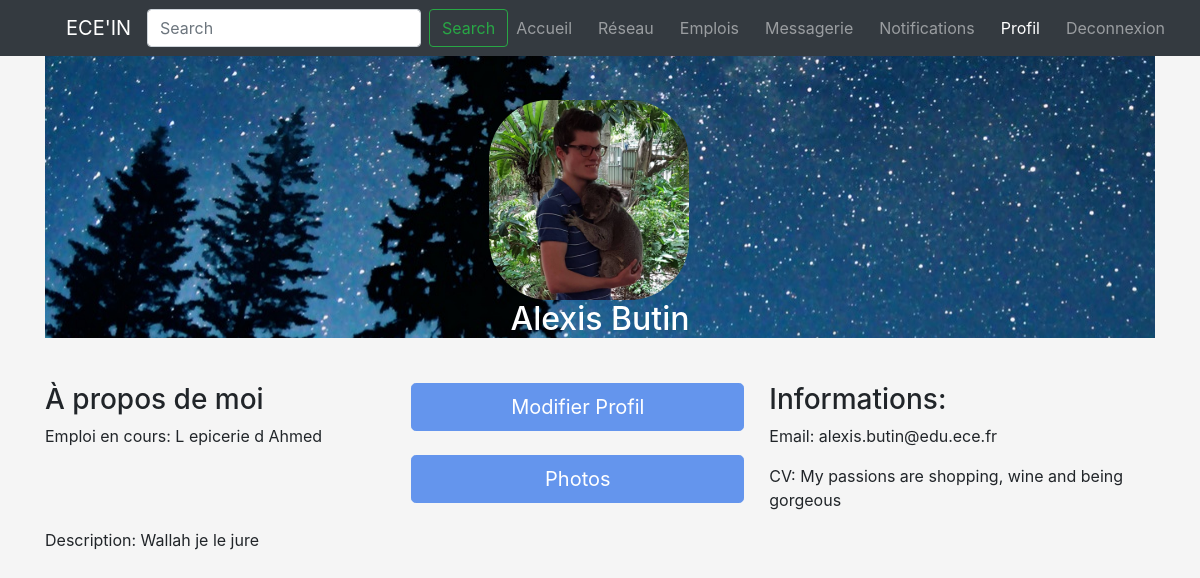
/Code/Profil.php (signed in), run on the app's committed database.
### tables this page shows
CREATE TABLE IF NOT EXISTS `description` (
  `ID_description` int(10) NOT NULL AUTO_INCREMENT,
  `ID_user` int(10) NOT NULL,
  `Description` text NOT NULL,
  `CV` text NOT NULL,
  `PhotoProfil` varchar(30) NOT NULL,
  `ImageFond` varchar(30) NOT NULL,
  `ModeVisibilite` int(3) NOT NULL,
  PRIMARY KEY (`ID_description`),
  KEY `ID_user` (`ID_user`)
);

CREATE TABLE IF NOT EXISTS `utilisateur` (
  `ID_user` int(10) NOT NULL AUTO_INCREMENT,
  `Prenom` varchar(30) NOT NULL,
  `Nom` varchar(30) NOT NULL,
  `DateNaissance` date NOT NULL,
  `Mail` varchar(50) NOT NULL,
  `MotDePasse` varchar(30) NOT NULL,
  `DroitsAdmins` varchar(3) NOT NULL DEFAULT 'NON',
  PRIMARY KEY (`ID_user`)
);

CREATE TABLE IF NOT EXISTS `experience` (
  `ID_experience` int(10) NOT NULL AUTO_INCREMENT,
  `ID_user` int(10) NOT NULL,
  `TypeExperience` varchar(30) NOT NULL,
  `Entreprise` varchar(30) NOT NULL,
  `DateArrive` date NOT NULL,
  `DateFin` date NOT NULL,
  `Localisation` varchar(30) NOT NULL,
  `Commentaires` text NOT NULL,
  PRIMARY KEY (`ID_experience`),
  KEY `ID_user` (`ID_user`)
);

### Code/Profil.php (the view, shortened to what this page needs)
<?php
  $ID_user = $_SESSION['ID_user'];
  $PrenomNom = "";
  $Mail = "";
  $Description = "Pas encore de description!";
  $PhotoProfil = "imageProfilDefault.jpg";
  $PhotoArrierePlan = "imageBackgroundDefault.jpg";
  $CV = "";
  $Emploi = "";
  $database = "linkedin";
  $db_handle = mysqli_connect('localhost', 'root', '');
  $db_found = mysqli_select_db($db_handle, $database);
  if($db_found)
  {
    $sql = "SELECT * FROM utilisateur WHERE ID_user = " . $ID_user;
    $result = mysqli_query($db_handle, $sql);
    $data = mysqli_fetch_assoc($result);
    $PrenomNom = $data['Prenom'] . " " . $data['Nom'];
    $Mail = $data['Mail'];
    $sql = "SELECT * FROM description WHERE ID_user = " . $ID_user;
    $result = mysqli_query($db_handle, $sql);
    $data = mysqli_fetch_assoc($result);
    if(!empty($data))
    {
      $Description = $data['Description'];
      $PhotoProfil = $data['PhotoProfil'];
      $PhotoArrierePlan = $data['ImageFond'];
      $CV = $data['CV'];
    }
    $sql = "SELECT * FROM experience WHERE ID_user = " . $ID_user . " ORDER BY DateFin DESC";
    $result = mysqli_query($db_handle, $sql);
    $data = mysqli_fetch_assoc($result);
    if(!empty($data))
      $Emploi = $data['Entreprise'];
    else
      $Emploi = "Sans emploi";
  }
?>
<!doctype html>
<html lang="fr">
  <head>
      <link href="https://stackpath.bootstrapcdn.com/bootstrap/4.1.0/css/bootstrap.min.css" rel="stylesheet">
    <link href="Profil.css" rel="stylesheet">
  </head>
  <body>
    <nav class="navbar navbar-expand-md navbar-dark bg-dark fixed-top">
      <a class="navbar-brand logo" href="#" >ECE'IN</a>
      <div class="collapse navbar-collapse" id="navbarsExampleDefault">
        <form class="form-inline my-2 my-lg-0" action="RechercheAmi.php" method="post">
          <input class="form-control mr-sm-2" type="text" placeholder="Search" aria-label="Search" name="recherche" >
          <button class="btn btn-outline-success my-2 my-sm-0" type="submit">Search</button>
        </form>
        <ul class="navbar-nav mr-auto -brand BarBoutons">
          <li class="nav-item -brand bouton">
            <a class="nav-link" href="Accueil.php">Accueil <span class="sr-only">(current)</span></a>
          </li>
          <li class="nav-item -brand bouton">
            <a class="nav-link" href="AfficherAmis.php">Réseau</a>
          </li>
          <li class="nav-item -brand bouton">
            <a class="nav-link" href="Emplois.php">Emplois</a>
          </li>
          <li class="nav-item -brand bouton">
            <a class="nav-link" href="Messagerie.php">Messagerie</a>
          </li>
          <li class="nav-item -brand bouton">
            <a class="nav-link" href="Notifications.php">Notifications</a>
          </li>
          <li class="nav-item active -brand bouton">
            <a class="nav-link" href="Profil.php">Profil</a>
          </li>
          <li class="nav-item -brand bouton">
            <a class="nav-link" href="Deconnexion.php">Deconnexion</a>
          </li>
        </ul>
      </div>
    </nav>
    <main role="main" class="container">
      <section class = "background"  style = "background-image: url(<?php echo $PhotoArrierePlan?>);">
        <div >
          <img src= <?php echo $PhotoProfil?>  class = "arrondi pp" height="">
          <h2 class="nom"><?php echo $PrenomNom?></h2>
        </div>
      </section>
      <section style="margin-top:25px;">
        <div class = "statut">
          <h3>À propos de moi</h3>
          <p>Emploi en cours: <?php echo $Emploi?></p>
        </div>
        <div class = "boutonsp">
          <a href="AfficherModifierProfil.php"><button class="btn btn-lg  btn-block btngr egn " type="submit">Modifier Profil</button></a>
            <br>
          <button class="btn btn-lg  btn-block btngr  " type="submit">Photos</button>
        </div>
        <div class = "informations">
          <h3>Informations:</h3>
          <p>Email: <?php echo $Mail?></p>
          <p>CV: <?php echo $CV?></p>
        </div>
      </section>
      <section>
         <p>Description: <?php echo $Description?></p>
       </section>
    </main>
  </body>
</html>

### Code/Profil.css (style rules this page uses)
body { background-color: #F5F5F5; }
.pp { margin-left: 40%; }
.navbar { background-color:#283E4A; text-align: center; }
.logo { margin-left: 50px; color:#2CA94E; }
.bouton { margin-right: 10px; }
.nom { padding-top: -10px; color: white; text-align: center; margin-bottom: 4%; }
.background { padding-top: 100px; background-repeat: repeat-x; height: 30%; width: 100%; }
.btngr { background-color :cornflowerblue; color : white; border-color: cornflowerblue; }
.statut { float: left; display: inline; width: 33%; }
.boutonsp { float: left; display: inline; width: 30%; }
.informations { margin-left: 25px; float: left; display: inline; width: 33%; }
.arrondi { border-radius: 30%; height: 200px; width: 200px; }

### data on the page
description: ImageFond (picture), PhotoProfil (picture), CV "My passions are shopping, wine and being gorgeous", Description "Wallah je le jure"
utilisateur: PrenomNom "Alexis Butin", Mail "alexis.butin@edu.ece.fr"
experience: Entreprise "L epicerie d Ahmed"
